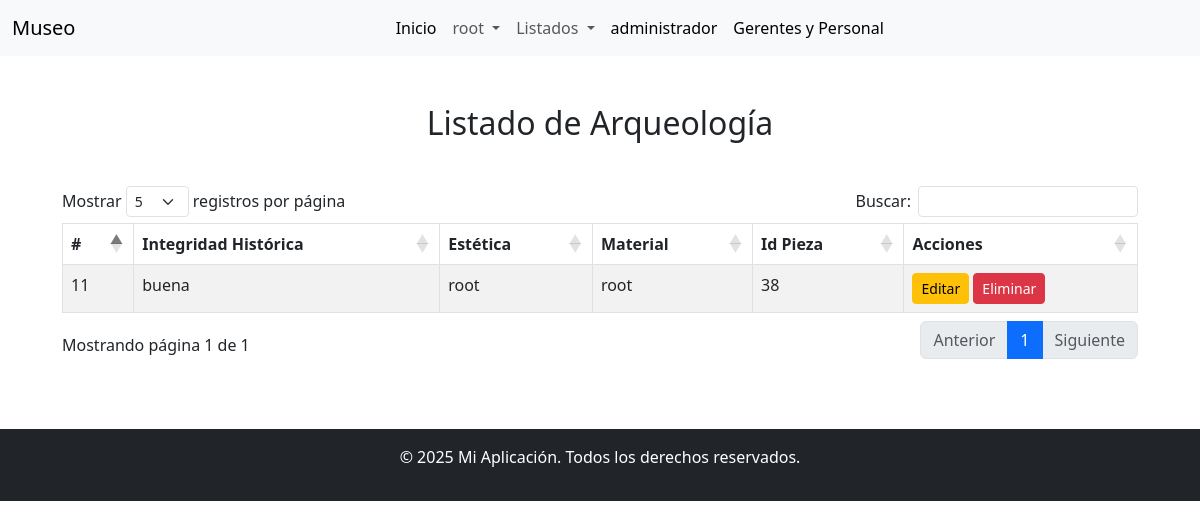
Before: /arqueologia.php (signed in) with the older database file.
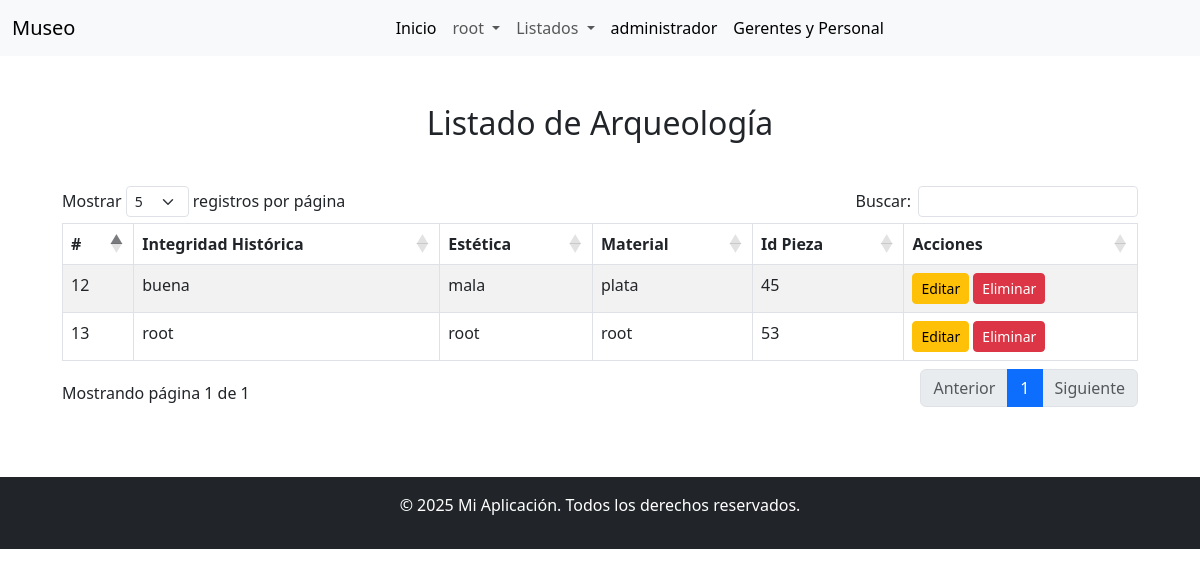
After: the same page with the newer database file.
### tables this page shows
CREATE TABLE `arqueologia` (
  `idArqueologia` int(11) NOT NULL,
  `integridad_historica` varchar(255) DEFAULT NULL,
  `estetica` varchar(255) DEFAULT NULL,
  `material` varchar(255) DEFAULT NULL,
  `Pieza_idPieza` int(11) NOT NULL
);

### arqueologia.php (the view, shortened to what this page needs)
<?php
require_once 'bd.php';
$sql = "SELECT idArqueologia, integridad_historica, estetica, material, Pieza_idPieza FROM arqueologia";
$stmt = $pdo->query($sql);
$rows = $stmt->fetchAll();
?>
<!DOCTYPE html>
<html lang="es">
<head>
    <link rel="stylesheet" href="https://cdn.jsdelivr.net/npm/bootstrap@5.3.0/dist/css/bootstrap.min.css">
    <link rel="stylesheet" href="https://cdn.jsdelivr.net/npm/datatables.net-bs5@1.11.3/css/dataTables.bootstrap5.min.css">
</head>
<body>
<?php include("./includes/navbar.php"); ?>
<div class="container mt-5">
    <h2 class="text-center mb-4">Listado de Arqueología</h2>
    <div class="table-responsive">
        <table id="dataTable" class="table table-striped table-bordered" cellspacing="0" width="100%">
            <thead>
                <tr>
                    <th>#</th>
                    <th>Integridad Histórica</th>
                    <th>Estética</th>
                    <th>Material</th>
                    <th>Id Pieza</th>
                    <th>Acciones</th>
                </tr>
            </thead>
            <tbody>
                <?php foreach ($rows as $row): ?>
                <tr>
                    <td><?php echo $row['idArqueologia']; ?></td>
                    <td><?php echo $row['integridad_historica']; ?></td>
                    <td><?php echo $row['estetica']; ?></td>
                    <td><?php echo $row['material']; ?></td>
                    <td><?php echo $row['Pieza_idPieza']; ?></td>
                    <td>
                       <a href="editar.php?id=<?php echo $row['Pieza_idPieza']; ?>&clasificacion=Arqueología" class="btn btn-warning btn-sm">Editar</a>
                        <a href="eliminar.php?id=<?php echo $row['Pieza_idPieza']; ?>" class="btn btn-danger btn-sm" onclick="return confirm('¿Estás seguro de eliminar esta entrada?');">Eliminar</a>
                    </td>
                </tr>
                <?php endforeach; ?>
            </tbody>
        </table>
    </div>
</div>
<?php include("./includes/footer.php"); ?>
</body>
</html>

Changed rows visible on the page:
removed arqueologia: idArqueologia "11", integridad_historica "buena", estetica "root", material "root", Pieza_idPieza "38"
added arqueologia: idArqueologia "12", integridad_historica "buena", estetica "mala", material "plata", Pieza_idPieza "45"
added arqueologia: idArqueologia "13", integridad_historica "root", estetica "root", material "root", Pieza_idPieza "53"
